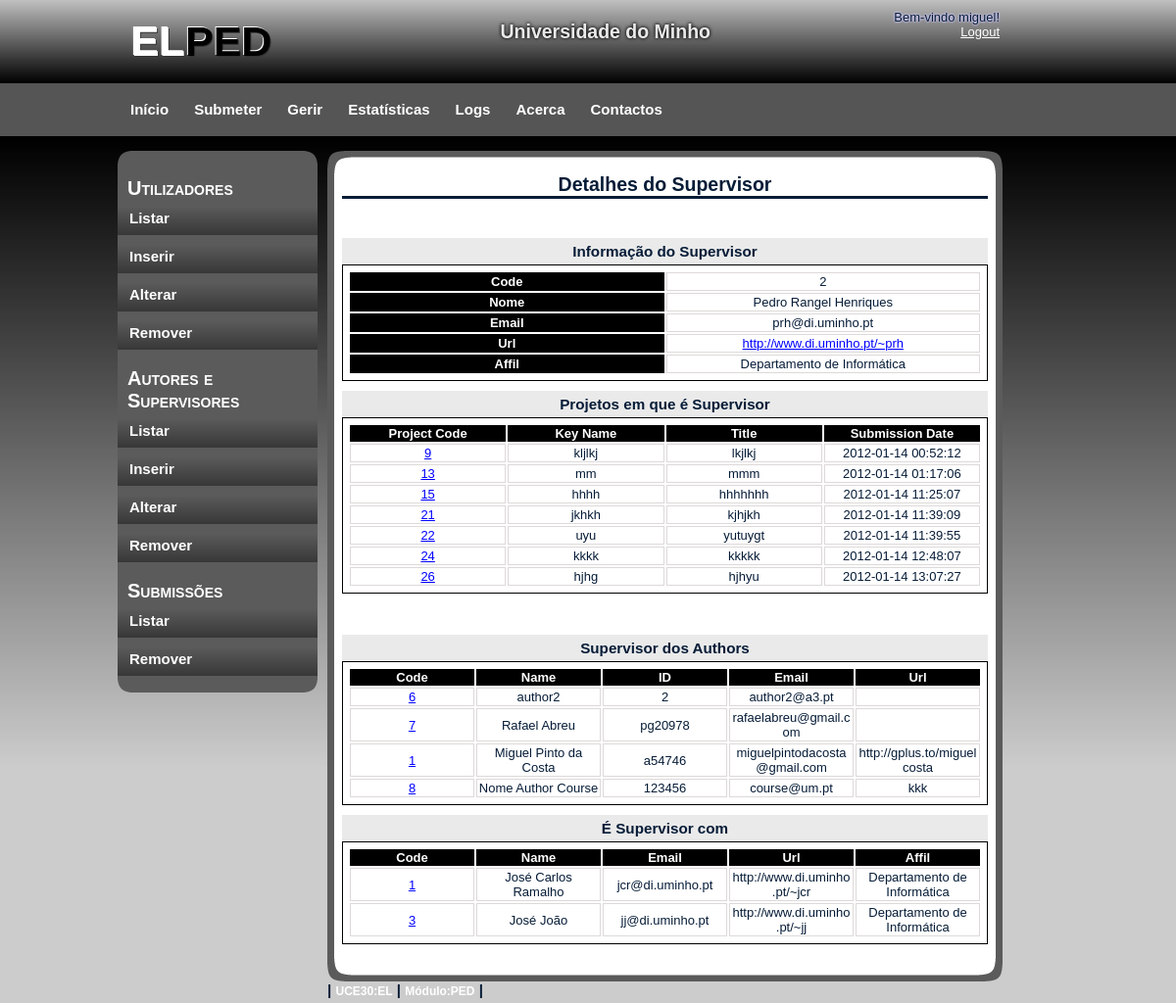
/gerirU/gerirAS_Show_supervisor.php?supcode=2&page_p=1 (signed in), run on the app's committed database.
### tables this page shows
CREATE TABLE IF NOT EXISTS `Supervisor` (
  `supcode` int(11) NOT NULL AUTO_INCREMENT,
  `name` varchar(50) NOT NULL,
  `email` varchar(50) NOT NULL,
  `url` varchar(2002) DEFAULT NULL,
  `affil` varchar(50) DEFAULT NULL,
  PRIMARY KEY (`supcode`)
);

CREATE TABLE IF NOT EXISTS `ProjSup` (
  `projcode` int(11) NOT NULL,
  `supcode` int(11) NOT NULL,
  PRIMARY KEY (`projcode`,`supcode`),
  KEY `supcode` (`supcode`)
);

CREATE TABLE IF NOT EXISTS `Project` (
  `projcode` int(11) NOT NULL AUTO_INCREMENT,
  `keyname` varchar(30) NOT NULL,
  `title` varchar(50) NOT NULL,
  `subtitle` varchar(100) DEFAULT NULL,
  `bdate` date NOT NULL,
  `edate` date NOT NULL,
  `subdate` datetime NOT NULL,
  `abstract` varchar(1502) NOT NULL,
  `coursecode` int(11) NOT NULL,
  `path` varchar(300) NOT NULL,
  PRIMARY KEY (`projcode`),
  KEY `coursecode` (`coursecode`)
);

CREATE TABLE IF NOT EXISTS `Author` (
  `authorcode` int(11) NOT NULL AUTO_INCREMENT,
  `name` varchar(50) NOT NULL,
  `id` varchar(10) NOT NULL,
  `email` varchar(50) NOT NULL,
  `url` varchar(2002) DEFAULT NULL,
  `coursecode` int(11) NOT NULL DEFAULT '0',
  PRIMARY KEY (`authorcode`),
  KEY `coursecode` (`coursecode`)
);

### gerirU/gerirAS_Show_supervisor.php (the view, shortened to what this page needs)
<!DOCTYPE html>
<html>
    <head>
        <link rel="stylesheet" type="text/css" href="../css/style.css" />
    </head>
    <body>
        <div id="container">
            <?php
            require_once '../header.php';
            require_once '../menus/menu_gerirU.php';
            require_once '../menus/leftmenuGerir.php';
            include '../ini.php';
            ?>
            <div id="content">
                <div id="content_top"></div>
                <div id="content_main">
                    <h2>Detalhes do Supervisor</h2>
                    <br/>
                    <br/>
                    <div id="containt_main_users">
                        <?php
                        if (!$con) {
                            echo "<h3>Erro ao ligar ao servidor.</h3><br/>" . mysql_error();
                        } else {
                            $supcode = $_GET["supcode"];
                            $page_p = $_GET["page_p"];
                            $sql = "SELECT * FROM Supervisor WHERE supcode='$supcode'";
                            $res = mysql_query($sql, $con);
                            while ($row = mysql_fetch_array($res)) {
                                ?>
                                <div id="details">
                                    <h3>Informação do Supervisor</h3>
                                    <table>
                                        <tr>
                                            <th>Code</th>
                                            <td><?php echo $row['supcode'] ?></td>
                                        </tr>
                                        <tr>
                                            <th>Nome</th>
                                            <td><?php echo $row['name'] ?></td>
                                        </tr>
                                        <tr>
                                            <th>Email</th>
                                            <td><?php echo $row['email'] ?></td>
                                        </tr>
                                        <tr>
                                            <th>Url</th>
                                            <td>
                                                <a href="<?php echo $row['url']; ?>" target="_blank">
                                                    <?php echo $row['url'] ?>
                                                </a>
                                            </td>
                                        </tr>
                                        <tr>
                                            <th>Affil</th>
                                            <td><?php echo $row['affil'] ?></td>
                                        </tr>
                                    </table>
                                    <?php
                                }
                                ?>
                                <h3>Projetos em que é Supervisor</h3>
                                <?php
                                $v_p_max = $page_p * 10;
                                $v_p_min = $v_p_max - 10;
                                $sql = "SELECT projcode FROM ProjSup WHERE supcode='$supcode' LIMIT $v_p_min, $v_p_max";
                                $res = mysql_query($sql, $con);
                                ?>
                                <table>
                                    <tr>
                                        <th>Project Code</th>
                                        <th>Key Name</th>
                                        <th>Title</th>
                                        <th>Submission Date</th>
                                    </tr>
                                    <?php
                                    while ($row = mysql_fetch_array($res)) {
                                        $projcode = $row['projcode'];
                                        $sql2 = "SELECT projcode, keyname, title, subdate FROM Project WHERE projcode='$projcode'";
                                        $res2 = mysql_query($sql2, $con);
                                        while ($row2 = mysql_fetch_array($res2)) {
                                            echo "<tr>";
                                            echo "<td><a href=\"gerirS_Show.php?projcode=$projcode\"> $projcode</a></td>";
                                            echo "<td>" . $row2['keyname'] . "</td>";
                                            echo "<td>" . $row2['title'] . "</td>";
                                            echo "<td>" . $row2['subdate'] . "</td>";
                                            echo "</tr>";
                                        }
                                    }
                                    ?>
                                </table>
                                <div id="page">
                                </div>
                                <h3>Supervisor dos Authors</h3>
                                <?php
                                $sql = "SELECT * FROM Author WHERE authorcode IN(
                                    SELECT authorcode FROM ProjAut WHERE projcode IN(
                                    SELECT projcode FROM ProjSup WHERE supcode='$supcode'))";
                                $res = mysql_query($sql, $con);
                                ?>
                                <table>
                                    <tr>
                                        <th>Code</th>
                                        <th>Name</th>
                                        <th>ID</th>
                                        <th>Email</th>
                                        <th>Url</th>
                                    </tr>
                                    <?php
                                    while ($row = mysql_fetch_array($res)) {
                                        $id = $row['authorcode'];
                                        echo "<tr>";
                                        echo "<td><a href=\"gerirAS_Show_author.php?authorcode=$id\">" . $id . "</a></td>";
                                        echo "<td>" . $row['name'] . "</td>";
                                        echo "<td>" . $row['id'] . "</td>";
                                        echo "<td>" . $row['email'] . "</td>";
                                        echo "<td>" . $row['url'] . "</td>";
                                        echo "</tr>";
                                    }
                                    ?>
                                </table>
                                <h3>É Supervisor com</h3>
                                <?php
                                $sql = "SELECT * FROM Supervisor WHERE supcode IN(
                                    SELECT supcode FROM ProjSup WHERE projcode IN(
                                    SELECT projcode FROM ProjSup WHERE supcode='$supcode')
                                    AND supcode !='$supcode')";
                                $res = mysql_query($sql, $con);
                                ?>
                                <table>
                                    <tr>
                                        <th>Code</th>
                                        <th>Name</th>
                                        <th>Email</th>
                                        <th>Url</th>
                                        <th>Affil</th>
                                    </tr>
                                    <?php
                                    while ($row = mysql_fetch_array($res)) {
                                        $id = $row['supcode'];
                                        echo "<tr>";
                                        echo "<td><a href=\"gerirAS_Show_supervisor.php?supcode=$id&page_p=1\">" . $id . "</a></td>";
                                        echo "<td>" . $row['name'] . "</td>";
                                        echo "<td>" . $row['email'] . "</td>";
                                        echo "<td>" . $row['url'] . "</td>";
                                        echo "<td>" . $row['affil'] . "</td>";
                                        echo "</tr>";
                                    }
                                    ?>
                                </table>
                                <?php
                            }
                            ?>
                        </div>
                    </div>
                    <br/>
                </div>
                <div id="content_bottom"></div>
                <?php
                require_once '../menus/footer.php';
                ?>
            </div>
        </div>
    </body>
</html>

### css/style.css (style rules this page uses)
body { margin: 0; padding: 0; text-align: left; font: 12px Arial, Helvetica, sans-serif; font-size: 13px; color: #061C37; background: #CCCCCC; background-image:url(images/background.png); background-repeat:repeat-x; }
* { margin: 0 auto 0 auto; text-align:left; }
a, a:visited { color: blue; }
#container { display: block; height:auto; position: relative; width: 960px; }
#content { display:block; float:left; width:689px; height:auto; padding-left:10px; padding-top:15px; padding-right:10px; padding-bottom:5px; }
#content_top { background-image:url(images/main_top.png); background-repeat:no-repeat; width:689px; height:23px; }
#content_main { background-image:url(images/main_back.png); background-repeat:repeat-y; width:659px; padding-left:15px; padding-right:15px; }
#content_main h2 { text-align: center; border-bottom-style: solid; }
#content_bottom { background-image:url(images/main_bottom.png); background-repeat:no-repeat; width:689px; height:23px; }
#containt_main_users h3 { margin-top: 10px; padding: 5px; background-color: #EAEAEA; text-align: center; }
#details { width: 100%; }
#details table { clear: both; border: 1px solid black; padding:5px; word-wrap:break-word; table-layout: fixed; height: 35px; width: 100%; overflow: visible; }
#details th { text-align: center; color: white; background-color:black; }
#details td { text-align: center; border-right-style: solid; border-left-style: solid; border-bottom-style: solid; border-top-style: solid; border-right-color: #ded9d9; border-left-color: #ded9d9; border-bottom-color: #ded9d9; border-top-color: #ded9d9; border-right-width: 1px; border-left-width: 1px; border-bottom-width: 1px; border-top-width: 1px; }
#page { width: 100%; height: 32px; }
html, body { text-align: center; }

### data on the page
supervisor: supcode "2", name "Pedro Rangel Henriques", email "prh@di.uminho.pt", url "http://www.di.uminho.pt/~prh", affil "Departamento de Informática"
projsup: projcode "9"
project: keyname "kljlkj", title "lkjlkj", subdate "2012-01-14 00:52:12"
projsup: projcode "13"
project: keyname "mm", title "mmm", subdate "2012-01-14 01:17:06"
projsup: projcode "15"
project: keyname "hhhh", title "hhhhhhh", subdate "2012-01-14 11:25:07"
projsup: projcode "21"
project: keyname "jkhkh", title "kjhjkh", subdate "2012-01-14 11:39:09"
projsup: projcode "22"
project: keyname "uyu", title "yutuygt", subdate "2012-01-14 11:39:55"
projsup: projcode "24"
project: keyname "kkkk", title "kkkkk", subdate "2012-01-14 12:48:07"
projsup: projcode "26"
project: keyname "hjhg", title "hjhyu", subdate "2012-01-14 13:07:27"
author: authorcode "6", name "author2", id "2", email "author2@a3.pt"
author: authorcode "7", name "Rafael Abreu", id "pg20978", email "rafaelabreu@gmail.com"
author: authorcode "1", name "Miguel Pinto da Costa", id "a54746", email "miguelpintodacosta@gmail.com", url "http://gplus.to/miguelcosta"
author: authorcode "8", name "Nome Author Course", id "123456", email "course@um.pt", url "kkk"
supervisor: supcode "1", name "José Carlos Ramalho", email "jcr@di.uminho.pt", url "http://www.di.uminho.pt/~jcr", affil "Departamento de Informática"
supervisor: supcode "3", name "José João", email "jj@di.uminho.pt", url "http://www.di.uminho.pt/~jj", affil "Departamento de Informática"

### other printed values
$_SESSION['username'] "miguel"
